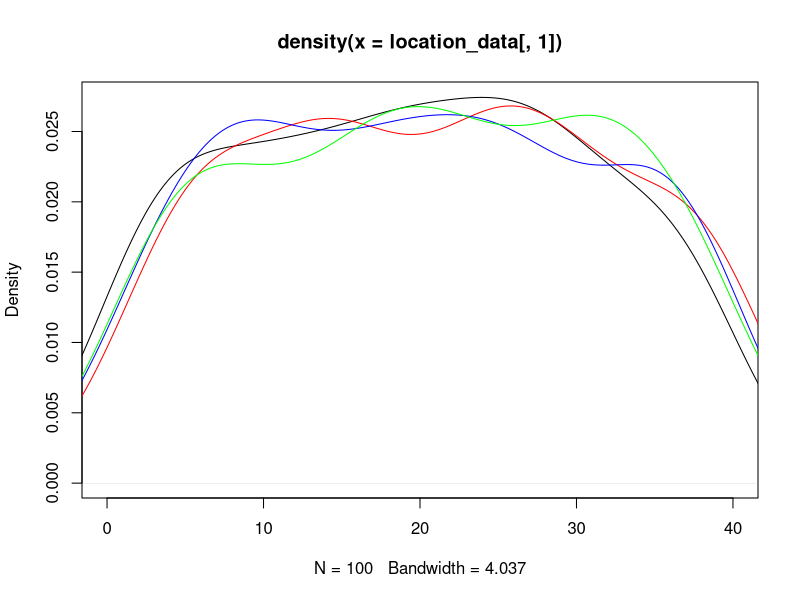
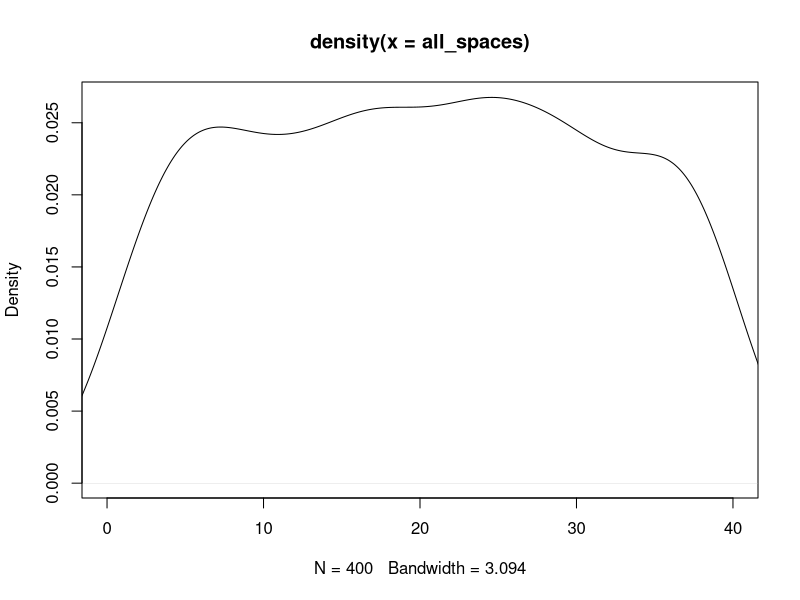

Write the R code that produced these figures, in order. (Note: this script raises an error after producing the figures.)
## ---- chunk 1
knitr::opts_chunk$set(echo = TRUE)
## ---- chunk 2
#libraries
library(dplyr)
library(ggplot2)
## ---- chunk 3
#Kayleigh
##LET'S GET MOVING

monopolyBoard <- read.csv("MonopolyBoard.csv", header = T)
monopolyBoard

# Using dice rolls to determine where a player will land on the board
#input: "location"; a number 1-40; where the player is on the board
#output: the amount of spaces the player will move until they are on their new location

#note that this is only accounting for standard dice rolls, no special rules yet...

lets_move = function(location) {
  dice_roll_1 <- sample(1:6, 1, replace = TRUE)
  dice_roll_2 <- sample(1:6, 1, replace = TRUE)
  
  roll_total <- sum(dice_roll_1, dice_roll_2)
  roll_double <- dice_roll_1 == dice_roll_2
  
    location = location + roll_total
    
  if (location <= 40) {
    location = location
  } else {
    location = location - 40
  }
  
  space = monopolyBoard$name[monopolyBoard$spaces == location]
  
  print("You're moving forward...")
  print(roll_total)
  
  print("You're on space...")
  print(location)
  
  #print(space) #This prints out the name of the space that they land on. 
}

#testers
lets_move(1)
lets_move(25)
lets_move(38)
lets_move(40)



#A function to move players around the board and to play Monopoly!
#input: "turns"; the amount of turns we should take
#output: a player's new location on the board

lets_play = function(turns) {
  location = 1
  print("Starting Location: GO!")
  for (i in 1:turns) {
    location = lets_move(location)
  }
  print("You've landed on...")
  return(location)
}



lets_play(10) #tester #in this example if you look at a reference monopoly board and "walk" your way around the board with each move being the number in each output, you'll land on the space on the board corresponding to the final output (when counting "GO" as 1 and/or 40) 

#testers 
#"lets_move" and "lets_play" have both been edited to print out phrases for each roll and move to make it easier to determine how the player is moving. 
#"You're moving forward..." gives the player's roll
#"You're on space..." is the players position after 1 turn/"lets_move"
  # Later try to switch this print statement to the name of the spot that the player is on 
#"You've landed on..." gives the final location after running "lets_play" for "x" turns.
  # Later try to switch this print statement to the name of the spot that the player is on 

lets_play(3)
lets_play(10)

## ---- chunk 4
##DOUBLE DOWN

##WORK IN PROGRESS

#A function using dice rolls to determine how many spaces a player will move with the additional rules for "doubles" in Monopoly
#input: "location"; a number 1-40 where the player is on the board
#outut: the number of spaces the player will move on the board, with the special case of rolling three "doubles" and landing in jail
double_down = function(location) {
  dice_roll_1 <- sample(1:6, 1, replace = TRUE)
  dice_roll_2 <- sample(1:6, 1, replace = TRUE)
  
  roll_total <- sum(dice_roll_1, dice_roll_2)
  roll_double <- dice_roll_1 == dice_roll_2
  
  print("roll was")
  print(roll_total)
    
  if (roll_double) {
    
    dice_roll_3 <- sample(1:6, 1, replace = TRUE)
    dice_roll_4 <- sample(1:6, 1, replace = TRUE)
    
    roll_total_2 <- sum(dice_roll_3, dice_roll_4)
    roll_double_2 <- dice_roll_3 == dice_roll_4
    
    print("roll double was")
    print(roll_total_2)

    
    if (roll_double_2) {
      dice_roll_5 <- sample(1:6, 1, replace = TRUE)
      dice_roll_6 <- sample(1:6, 1, replace = TRUE)
      
      roll_total_3 <- sum(dice_roll_5, dice_roll_6)
      roll_double_3 <- dice_roll_5 == dice_roll_6
      
      print("roll double was")
      print(roll_total_3)
      
      if (roll_double_3) {
        location = 11 #Jail
        print("doubles, doubles, doubles")
        print("You're going to JAIL!")
        
      } else {
        location = location + roll_total + roll_total_2 + roll_total_3
        print("doubles, doubles, not doubles")
        print("You're moving forward...")
        print(roll_total + roll_total_2 + roll_total_3)
      }
    } else {
      location = location + roll_total + roll_total_2
      print("doubles, not doubles")
      print("You're moving forward...")
      print(roll_total+roll_total_2)
    }
  } else {
    location = location + roll_total
    print("no doubles")
    print("You're moving forward...")
    print(roll_total)
  }

    
  if (location <= 40) {
    location = location
  } else {
    location = location - 40
  }

  
  print("You're on space...")
  print(location)
}

double_down(1)
#text out in the function is kinda funky right but it's just to make sure its working right
#In final version switch all dice rolls to sample(1:6,...)

## ---- chunk 5
##CHANCE AND COMMUNITY CHEST CARDS
Card_Numbers <- c(1, 2, 3, 4, 5, 6, 7, 8, 9, 10, 11, 12, 13, 14, 15, 16)

Chance_Cards <- c("Advance to Boardwalk", "Advance to Go (Collect $200)", "Advance to Illinois Avenue. If you pass Go, collect $200", "Advance to St. Charles Place. If you pass Go, collect $200", "Advance to the nearest Railroad. If unowned, you may buy it from the Bank. If owned, pay owner twice the rental to which they are otherwise entitled", "Advance to the nearest Railroad. If unowned, you may buy it from the Bank. If owned, pay owner twice the rental to which they are otherwise entitled", "Advance token to nearest Utility. If unowned, you may buy it from the Bank. If owned, throw dice and pay owner a total ten times amount thrown", "Bank pays you dividend of $50", "Get Out of Jail Free", "Go Back 3 Spaces", "Go to Jail. Go directly to Jail, do not pass Go, do not collect $200", "Make general repairs on all your property. For each house pay $25. For each hotel pay $100", "Speeding fine $15", "Take a trip to Reading Railroad. If you pass Go, collect $200", "You have been elected Chairman of the Board. Pay each player $50", "Your building loan matures. Collect $150")

Chance <- data.frame(Chance_Cards, Card_Numbers)
Chance
##Chance cards to move a player to a new space:
  #1 -> Advance to Boardwalk (space 40)
  #2 -> Advance to Go (space 1)
  #3 -> Advance to Illinois Avenue (space 25)
  #4 -> Advance to St. Charles Place (space 12)
  #5 -> Advance to nearest Railroad (space(s) 6, 16, 26, 36)
  #6 -> Advance to nearest Railraod (space(s) 6, 16, 26, 36)
  #7 -> Advance to nearest Utility (space(s) 13, 29)
  #11 -> Go to Jail (space 11)
  #14 -> Take a trip to Reading Railroad (space 6)

Community_Chest_Cards <- c("Advance to Go (Collect $200)", "Bank error in your favor. Collect $200", "Doctor’s fee. Pay $50", "From sale of stock you get $50", "Get Out of Jail Free", "Go to Jail. Go directly to jail, do not pass Go, do not collect $200", "Holiday fund matures. Receive $100", "Income tax refund. Collect $20", "It is your birthday. Collect $10 from every player", "Life insurance matures. Collect $100", "Pay hospital fees of $100", "Pay school fees of $50", "Receive $25 consultancy fee", "You are assessed for street repair. $40 per house. $115 per hotel", "You have won second prize in a beauty contest. Collect $10", "You inherit $100")

Community_Chest <- data.frame(Community_Chest_Cards, Card_Numbers)
Community_Chest

##Community Chest Cards that move a player to a new space:
  #1 -> Advance to GO (space 1)
  #5 -> Go to Jail (space 11)

## ---- chunk 6
# heidi

#the function "who_goes_first" simulates the initial roll before the game begins in order to determine which player goes first
# input is a number of how many players are going to be playing
# output is the value of each players roll and the player that will start the game based on who had the highest roll
who_goes_first <- function(num_players){
  initial_rolls <- c()
  for (i in 1:num_players) {
    player_i_roll <- sum(sample(1:6, 2, replace=TRUE))
    initial_rolls <- c(initial_rolls, player_i_roll) # vector of every player's roll
    print(paste("Player", i, "rolled", player_i_roll))
  }
  cat("\n")
  if(sum(initial_rolls == max(initial_rolls)) >= 2){
    while (sum(initial_rolls == max(initial_rolls)) >= 2) { # if players tied for highest number
      tied_players <- which(initial_rolls==max(initial_rolls)) # identify which players tied
      print("It's a tie! Roll again")
      cat("\n")
      tie_breaker_rolls <- c()
      for (i in tied_players) { # tied players roll again
       player_i_roll2 <- sum(sample(1:6, 2, replace=TRUE))
       tie_breaker_rolls <- c(tie_breaker_rolls, player_i_roll2)
       print(paste("Player", i, "rolled", player_i_roll2))
      }
      initial_rolls <- tie_breaker_rolls
      highest_roll <- max(tie_breaker_rolls)
      highest_player2 <- tied_players[which(tie_breaker_rolls == highest_roll)]
    }
    cat("\n")
    print(paste("Player", highest_player2, "goes first!"))
  }
  else {
    highest_player <- which.max(initial_rolls) # who rolled the highest number
    print(paste("Player", highest_player, "goes first!"))
  }
}

who_goes_first(4) # test function

## ---- chunk 7
# Olivia
# Website for data: https://stat-jet-asu.github.io/Datasets/InstructorDescriptions/monopoly.html

monopolyBoard <- read.csv("MonopolyBoard.csv", header = T)
head(monopolyBoard)

# This section is for question number 2

# Kayleigh's lets_play function from above incorporating players and density plots
# uses lets_move function from above
# input: turns, # of turns to iterate through; players, number of players (2-4)
# output: density plot with a line for each player's frequency of spaces landed on 
# & density plot for the combined frequency of spaces landed on for all players

lets_play = function(turns, players) {
  location_data <- as.data.frame(matrix(nrow = turns, ncol = players))
  
for (j in 1:players) {
  location = 1
  
  for (i in 1:turns) {
    
    location = lets_move(location)
    location_data[i,j] <- location
    }
  }
  
  # creates density plot of frequency of landing on each space for each player
  plot(density(location_data[,1]), xlim = c(0,40), col = "black")
  
  colors <- c("red", "blue", "green")
  
  for (k in 2:players) {
  lines(density(location_data[,k]), col = colors[k-1]) # adds a density line for each player after the first
  }
  
  # creates density plot for total frequency landing on each space (all players spaces included)
  all_spaces <- as.vector(as.matrix(location_data))
  plot(density(all_spaces), xlim = c(0,40), col = "black")
}
lets_play(100, 4)

## ---- chunk 8
who_goes_first2 <- function(num_players){
  initial_rolls <- c()
  for (i in 1:num_players) {
    player_i_roll <- sum(sample(1:6, 2, replace=TRUE))
    initial_rolls <- c(initial_rolls, player_i_roll) # vector of every player's roll
#    print(paste("Player", i, "rolled", player_i_roll))
  }
  cat("\n")
  if(sum(initial_rolls == max(initial_rolls)) >= 2){
    while (sum(initial_rolls == max(initial_rolls)) >= 2) { # if players tied for highest number
      tied_players <- which(initial_rolls==max(initial_rolls)) # identify which players tied
#      print("It's a tie! Roll again")
#      cat("\n")
      tie_breaker_rolls <- c()
      for (i in tied_players) { # tied players roll again
       player_i_roll2 <- sum(sample(1:6, 2, replace=TRUE))
       tie_breaker_rolls <- c(tie_breaker_rolls, player_i_roll2)
#       print(paste("Player", i, "rolled", player_i_roll2))
      }
      initial_rolls <- tie_breaker_rolls
      highest_roll <- max(tie_breaker_rolls)
      highest_player2 <- tied_players[which(tie_breaker_rolls == highest_roll)]
    }
#    cat("\n")
#    print(paste("Player", highest_player2, "goes first!"))
  }
  else {
    highest_player <- which.max(initial_rolls) # who rolled the highest number
#    print(paste("Player", highest_player, "goes first!"))
#    return(highest_player)
  
    
  # creating player order
  player_order <- length(num_players)
  player_order[1] <- as.integer(highest_player)

 for (j in 2:num_players) {
    
  player_order[j] <- as.integer(player_order[j-1] + 1)
  if (player_order[j] > num_players) {
    player_order[j] <- 1
  }
 }
  print(player_order)
  }
  
  playerlist <- (list(highest_player, player_order))
  return(playerlist)
}

#who_goes_first2(4)

## ---- chunk 9
# Question number 3 -- including jail and double rolls

lets_move2 = function(location) {
  dice_roll_1 <- sample(1:6, 1, replace = TRUE)
  dice_roll_2 <- sample(1:6, 1, replace = TRUE)
  
  roll_total <- sum(dice_roll_1, dice_roll_2)
  roll_double <- dice_roll_1 == dice_roll_2
  
    location = location + roll_total # updates location to be previous location + roll total
    double3 = "false" # double3 is assigned "true" if the player double rolls 3x (as seen in if statement below), otherwise it is assigned "false" 
    
  # first double roll -> roll again
  if (roll_double == TRUE) {
    dice_roll_3 <- sample(1:6, 1, replace = TRUE)
    dice_roll_4 <- sample(1:6, 1, replace = TRUE)
    
    roll_total2 <- sum(dice_roll_3, dice_roll_4)
    roll_double2 <- dice_roll_3 == dice_roll_4
    
    location = location + roll_total2
    double3 = "false"
    
    # if player is at a location past 40, subtract 40 so they go back to the GO space at location "41"
    # this is included in each if statement below so that it applies if player has to roll again
    if (location <= 40) {
      location = location
    } else {
      location = location - 40
    }
     
      # second double roll -> roll again
      if (roll_double2 == TRUE) {
        dice_roll_5 <- sample(1:6, 1, replace = TRUE)
        dice_roll_6 <- sample(1:6, 1, replace = TRUE)
    
        roll_total3 <- sum(dice_roll_5, dice_roll_6)
        roll_double3 <- dice_roll_5 == dice_roll_6
    
        location = location + roll_total3
        double3 = "false"
        
        if (location <= 40) {
          location = location
        } else {
          location = location - 40
        }
        
        # third double roll -> go to jail
          if (roll_double3 == TRUE) {
            location = monopolyBoard$spaces[monopolyBoard$name == "Jail"]
            double3 = "true"
          }
      }
  }  
    
  if (location <= 40) {
    location = location
  } else {
    location = location - 40
  }
  
  listdata <- (list(location, double3)) # creates list for outputs "location" and "double3"
  # if you need to access location from this function, use lets_move2(location)[[1]]
  # if you need to access double3, use lets_move2(double3)[[2]]
  return(listdata)
  
}


# lets_play2 is currently set up to have each player go thru all their turns and then move onto the next player
# probably need to fix this for question 5

## ---- chunk 10

lets_play2 = function(turns, players) {
  
  
  location_data <- as.data.frame(matrix(nrow = turns, ncol = players)) # dataframe will keep data for locations of players for each turn
  double3data <- as.data.frame(matrix(nrow = turns, ncol = players)) # dataframe will say "true" if player double rolled 3x (which lands them in jail) and "false" if they didn't double roll 3x
  
    # puts players in order
    colnames(location_data) <- who_goes_first2(players)[[2]]
  
    location = 1 # each player starts at location 1
    location_data[1,] <- location
    double3 = 0 # initializing "double3" which will be later assigned a "true" or "false" based on if player double rolled 3x
  
    for (i in 2:turns) { # iterates through number of turns
      
        for (j in 1:players) { # rotates through each player
          
        location = lets_move2(location_data[i-1,j])[[1]] # takes location from lets_move2 function and assigns it to location
        location_data[i,j] <- as.integer(location) # puts location value into the dataframe of locations for each player
        double3data[i,j] <- lets_move2(double3)[[2]] # takes "true" or "false" value from double3 and adds it to double3data dataframe
        
      # deals with landing in jail from "go to jail" space and staying there for next 3 turns
      if (31 %in% location_data[i-1,j]) { # if you landed on 31 in the last turn (i-1 turn), you go to jail (space 11) for the ith turn
        location <- 11
        location_data[i,j] <- as.integer(location) # new location is 11
      } else if (11 %in% location_data[i-1,j] & 31 %in% location_data[i-2,j]) { # if you were on space 11 last turn AND you were on space 31 2 turns ago, you stay in jail (space 11) for turn i
        location <- 11
        location_data[i,j] <- as.integer(location)  
      } else if (11 %in% location_data[i-2,j] & 31 %in% location_data[i-3,j]) {
        location <- 11
        location_data[i,j] <- as.integer(location)
      }
        
      # landing in jail from 3x double roll and staying there for next 3 turns
      if (11 %in% location_data[i,j] & "true" %in% double3data[i-1,j]) { # if player's location is 11 (jail) and double3data is"true" (player double rolled 3x), player stays in jail. all 3 if/else if statements keep player in jail for the next 3 turns
        location <- 11
        location_data[i,j] <- as.integer(location)
      } else if (11 %in% location_data[i-1,j] & "true" %in% double3data[i-2,j]) { # 
        location <- 11
        location_data[i,j] <- as.integer(location)
      } else if (11 %in% location_data[i-2,j] & "true" %in% double3data[i-3,j]) {
        location <- 11
        location_data[i,j] <- as.integer(location)
      }
        
    }
  }
  print(location_data)
  
  # creates density plot of frequency of landing on each space for each player
  plot(density(location_data[,1]), xlim = c(0,40), col = "black")
  
  colors <- c("red", "blue", "green")
  
  for (k in 2:players) {
    lines(density(location_data[,k]), col = colors[k-1]) # adds a density line for each player after the first
  }
  
  # creates density plot for total frequency landing on each space (all players spaces included)
  all_spaces <- as.vector(as.matrix(location_data))
  plot(density(all_spaces), xlim = c(0,40), col = "black")
  
}
 
lets_play2(10, 3)

location_data

# how should we go about recording spaces landed on when double rolls occur?

## ---- chunk 11

# Figure out how to have players pay and recieve money from landing on chance and community chest spaces


## ---- chunk 12
#4 - Kayleigh and Maddie 
#Chance - spaces 8, 23, 37
#Community Chest - spaces 3, 18, 34
Chance

Drawing_Chance = function(location) {
  location = location
  draw_card <- sample(1:16, 1, replace = TRUE)
  player_card <- Chance$Chance_Cards[draw_card]
  print(player_card)

  
      if(draw_card == 1) {
        location = 1
      }
      
      if(draw_card == 2) {
        location = 1
      }
      
      if(draw_card == 3) {
        location = 25
      }
  
      if(draw_card == 4){
        location = 12
      }
    
      if(draw_card == 5){
        if(location >= 37 && location <= 5){
              location = 6
            } else {
              if (location >= 6 && location <= 15){
                location = 16
              } else {
                if(location >= 16 && location <= 25){
                  location = 26
                } else {
                  location = 36
                }
              }
            }
    }
  
    if(draw_card == 6){
        if(location >= 37 && location <= 5){
              location = 6
            } else {
              if (location >= 6 && location <= 15){
                location = 16
              } else {
                if(location >= 16 && location <= 25){
                  location = 26
                } else {
                  location = 36
                }
              }
            }
    }
  
    if(draw_card == 7){
        if(location >= 29 && location <= 12){
              location = 13
            } else {
              location = 29
    }
  }
  
    if(draw_card == 11) {
      location = 11
    }
  
    if(draw_card == 14) {
      location = 6
    }
  
    if(draw_card == 10) {
      location = location - 3
    }
  
    location = location
    return(location)
}

Drawing_Chance(8)
Drawing_Chance(23)
Drawing_Chance(37)

Drawing_Community_Chest = function(location) {
  location = location
  draw_card_chest <- sample(1:16, 1, replace = TRUE)
  player_card_chest <- Community_Chest$Community_Chest_Cards[draw_card_chest]
  print(player_card_chest)
  print(location)
  
  if (draw_card_chest == 1) {
    location = 1
  } else {
    if (draw_card_chest == 6) {
    location = 11
    } else {
      location = location
    }
  
  }
  
  location = location 
  return(location)
}

Drawing_Community_Chest(3)
Drawing_Community_Chest(18)
Drawing_Community_Chest(34)

lets_move3 = function(location) {
  dice_roll_1 <- sample(1:6, 1, replace = TRUE)
  dice_roll_2 <- sample(1:6, 1, replace = TRUE)
  
  roll_total <- sum(dice_roll_1, dice_roll_2)
  roll_double <- dice_roll_1 == dice_roll_2
  
    location = location + roll_total
    double3 = "false"
  
  print("your roll total is...")
  print(roll_total)

  if (location <= 40) {
      location = location
  } else {
      location = location - 40
  }
   
  print("your location is...")
  print(location)
  
  if(location == 8 || location == 23 || location == 27) {
    location = Drawing_Chance(location)
    print("your location is...")
    print(location)
  }
  
  if(location == 3 || location == 18 || location == 34) {
    location = Drawing_Community_Chest(location)
    print("your location is...")
    print(location)
  }
    
  # first double roll -> roll again
  if (roll_double == TRUE) {
    dice_roll_3 <- sample(1:6, 1, replace = TRUE)
    dice_roll_4 <- sample(1:6, 1, replace = TRUE)
    
    roll_total2 <- sum(dice_roll_3, dice_roll_4)
    roll_double2 <- dice_roll_3 == dice_roll_4
    
    location = location + roll_total2
    double3 = "false"
    print("1 double")
    
    if (location <= 40) {
      location = location
    } else {
      location = location - 40
    }
    
    
    if(location == 8 || location == 23 || location == 27) {
    location = Drawing_Chance(location)
    }
  
  if(location == 3 || location == 18 || location == 34) {
    location = Drawing_Community_Chest(location)
    }
     
      # second double roll -> roll again
      if (roll_double2 == TRUE) {
        dice_roll_5 <- sample(1:6, 1, replace = TRUE)
        dice_roll_6 <- sample(1:6, 1, replace = TRUE)
    
        roll_total3 <- sum(dice_roll_5, dice_roll_6)
        roll_double3 <- dice_roll_5 == dice_roll_6
    
        location = location + roll_total3
        double3 = "false"
        print("2 doubles")
        
        if (location <= 40) {
          location = location
        } else {
          location = location - 40
        }
        
        if(location == 8 || location == 23 || location == 27) {
          location = Drawing_Chance(location)
        }
  
        if(location == 3 || location == 18 || location == 34) {
          location = Drawing_Community_Chest(location)
         
        }
        
        # third double roll -> go to jail
          if (roll_double3 == TRUE) {
            location = monopolyBoard$spaces[monopolyBoard$name == "Jail"]
            double3 = "true"
            print("three doubles")
          }
      }
  }  
   
  location = location 
  
  print("your location is...")
  print(location)
  listdata <- (list(location, double3))
  return(listdata)
  
}

lets_move3(1)

lets_play3 = function(turns, players) {
  
  location_data <- as.data.frame(matrix(nrow = turns, ncol = players))
  double3data <- as.data.frame(matrix(nrow = turns, ncol = players))
  
  for (j in 1:players) {
    location = 1
    double3 = 0
  
    for (i in 1:turns) {
      
        location = lets_move2(location)[[1]]
        location_data[i,j] <- as.integer(location)
        double3data[i,j] <- lets_move3(double3)[[2]]
        
      # deals with landing in jail from "go to jail" space and staying there for next 3 turns
      if (31 %in% location_data[i-1,j]) { # if you land on 31 (go to jail), next location is in jail (space 11)
        location <- 11
        location_data[i,j] <- as.integer(location)
      } else if (11 %in% location_data[i-1,j] & 31 %in% location_data[i-2,j]) {
        location <- 11
        location_data[i,j] <- as.integer(location)
      } else if (11 %in% location_data[i-2,j] & 31 %in% location_data[i-3,j]) {
        location <- 11
        location_data[i,j] <- as.integer(location)
      }
        
      # landing in jail from 3x double roll and staying there for next 3 turns
      if (11 %in% location_data[i,j] & "true" %in% double3data[i-1,j]) { # "true" means player double rolled 3x -> jail
        location <- 11
        location_data[i,j] <- as.integer(location)
      } else if (11 %in% location_data[i-1,j] & "true" %in% double3data[i-2,j]) { # 
        location <- 11
        location_data[i,j] <- as.integer(location)
      } else if (11 %in% location_data[i-2,j] & "true" %in% double3data[i-3,j]) {
        location <- 11
        location_data[i,j] <- as.integer(location)
      }
        
    }
  }
  #print(location_data)
  
  # creates density plot of frequency of landing on each space for each player
  plot(density(location_data[,1]), xlim = c(0,40), col = "black")
  plot(location_data[,1], xlim= c(0,40), col="black", type="h", xlab="Spaces", ylab="Frequency", main="Frequency of Landing on Each Space for Each Player")
  
  colors <- c("red", "blue", "green")
  
  for (k in 2:players) {
    lines(density(location_data[,k]), col = colors[k-1]) # adds a density line for each player after the first
  }
  
  # creates density plot for total frequency landing on each space (all players spaces included)
  all_spaces <- as.vector(as.matrix(location_data))
  plot(density(all_spaces), xlim = c(0,40), col = "black")
  
}
## ---- chunk 13

#use lets_move2 for freq plot

 
## ---- chunk 14
#hello
dice_roll <- sum(sample(1:6, 2, replace = TRUE))
dice_roll

#Need to figure out how to exchange money between players
Chance_Money <- function(Player_Bank){
  Player_Bank = Player_Bank
  draw_card <- sample(1:16, 1, replace = TRUE)
  player_card <- Chance$Chance_Cards[draw_card]
  print(player_card)
  
  if(draw_card == 2){
    Player_Bank = Player_Bank + 200
  }
  #Advance to Illinois Ave. If you pass Go collect $200
  if(draw_card == 3){
    if(location > 25 && location <= 40){
      Player_Bank = Player_Bank + 200
    }else{
      Player_Bank = Player_Bank
    }
  }
  
  #Advance to St. Charles Place. If you pass Go, collect $200
  
  
  if(draw_card == 8){
    Player_Bank = Player_Bank + 50
  }
  
  if(draw_card == 12){
    if(properties == 5){
      Player_Bank = Player_Bank - 125
    }
    if(properties == 6){
      Player_Bank = Player_Bank - 150
    }
  }
  
  if(draw_card == 13){
    Player_Bank = Player_Bank - 15
  }
  
  if(draw_card == 16){
    Player_Bank = Player_Bank + 150
  }
}

#Need to figure out how to exchange money between players
Community_Chest_Money <- function(Player_Bank){
  Player_Bank = Player_Bank
  draw_card <- sample(1:16, 1, replace = TRUE)
  player_card <- Community_Chest$Community_Chest_Cards[draw_card]
  print(player_card)
  
  if(draw_card == 1){
    Player_Bank = Player_Bank + 200
  }
  
  if(draw_card == 2){
    Player_Bank = Player_Bank + 200
  }
  
  if(draw_card == 3){
    Player_Bank = Player_Bank - 50
  }
  
  if(draw_card == 4){
    Player_Bank = Player_Bank + 50
  }
  
  if(draw_card == 7){
    Player_Bank = Player_Bank + 100
  }
  
  if(draw_card == 8){
    Player_Bank = Player_Bank + 20
  }
  
  if(draw_card == 10){
    Player_Bank = Player_Bank + 100
  }
  
  if(draw_card == 11){
    Player_Bank = Player_Bank - 100
  }
  
  if(draw_card == 12){
    Player_Bank = Player_Bank - 50
  }
  
  if(draw_card == 13){
    Player_Bank = Player_Bank + 25
  }
  
  if(draw_card == 15){
    Player_Bank = Player_Bank + 10
  }
  
  if(draw_card == 16){
    Player_Bank = Player_Bank + 100
  }
}

Chance
Community_Chest
## ---- chunk 15
Players <- c("Player 1", "Player 2", "Player 3", "Player 4")
Player_Bank <- c("1250", "1250", "1250", "1250")

The_Players <- data.frame(Players, Player_Bank)
The_Players

monopolyBoard

Property <- c("Mediterranean", "Baltic", "Reading Railroad", "Oriental", "Vermot", "Connecticut", "St. Charles", "Electric Company", "States", "Virginia", "Pennsylvania Railroad", "St. James", "Tennessee", "New York", "Kentucky", "Indiana", "Illinios", "B&O Railroad", "Atlantic", "Ventnor", "Water Works", "Marvin Gardens", "Pacific", "N. Carolina", "Pennsylvania", "Short Line Railroad", "Park Place", "Boardwalk")
Property_Status <- c("Unowned", "Unowned", "Unowned", "Unowned", "Unowned", "Unowned", "Unowned", "Unowned", "Unowned", "Unowned", "Unowned", "Unowned", "Unowned", "Unowned", "Unowned", "Unowned", "Unowned", "Unowned", "Unowned", "Unowned", "Unowned", "Unowned", "Unowned", "Unowned", "Unowned", "Unowned", "Unowned", "Unowned")

The_Properties <- data.frame(Property, Property_Status)
The_Properties

## ---- chunk 16
library(tidyverse)
assigning_properties <- function( ){
  smpl <- sample(1:28, 28, replace = FALSE)
  smpl
  property_order <- data.frame(smpl)
  property_order
}

Owned_Spaces <- sample(1:28, 28, replace = FALSE)
Owned_Spaces
Players <- c("Player 1", "Player 2", "Player 3", "Player 4")
Player_Bank <- c("1250", "1250", "1250", "1250")

The_Players <- data.frame(Players, Player_Bank)
The_Players

The_Players_Owned <- data.frame(Players, Owned_Spaces)
The_Players_Owned <- The_Players_Owned %>% pivot_wider(names_from = Players, values_from = Owned_Spaces)

The_Players_Owned[[1]]
The_Players_Owned[[2]]
The_Players_Owned[[3]]


lets_play3 = function(turns, players) {
  
  location_data <- as.data.frame(matrix(nrow = turns, ncol = players))
  double3data <- as.data.frame(matrix(nrow = turns, ncol = players))
  
  for (j in 1:players) {
    location = 1
    double3 = 0
    
    
    for (i in 1:turns) {
      
        location = lets_move2(location)[[1]]
        location_data[i,j] <- as.integer(location)
        double3data[i,j] <- lets_move3(double3)[[2]]
        
      # deals with landing in jail from "go to jail" space and staying there for next 3 turns
      if (31 %in% location_data[i-1,j]) { # if you land on 31 (go to jail), next location is in jail (space 11)
        location <- 11
        location_data[i,j] <- as.integer(location)
      } else if (11 %in% location_data[i-1,j] & 31 %in% location_data[i-2,j]) {
        location <- 11
        location_data[i,j] <- as.integer(location)
      } else if (11 %in% location_data[i-2,j] & 31 %in% location_data[i-3,j]) {
        location <- 11
        location_data[i,j] <- as.integer(location)
      }
        
      # landing in jail from 3x double roll and staying there for next 3 turns
      if (11 %in% location_data[i,j] & "true" %in% double3data[i-1,j]) { # "true" means player double rolled 3x -> jail
        location <- 11
        location_data[i,j] <- as.integer(location)
      } else if (11 %in% location_data[i-1,j] & "true" %in% double3data[i-2,j]) { # 
        location <- 11
        location_data[i,j] <- as.integer(location)
      } else if (11 %in% location_data[i-2,j] & "true" %in% double3data[i-3,j]) {
        location <- 11
        location_data[i,j] <- as.integer(location)
      }
        
    }
  }
  #print(location_data)
  
  # creates density plot of frequency of landing on each space for each player
  plot(density(location_data[,1]), xlim = c(0,40), col = "black")
  
  colors <- c("red", "blue", "green")
  
  for (k in 2:players) {
    lines(density(location_data[,k]), col = colors[k-1]) # adds a density line for each player after the first
  }
  
  # creates density plot for total frequency landing on each space (all players spaces included)
  all_spaces <- as.vector(as.matrix(location_data))
  plot(density(all_spaces), xlim = c(0,40), col = "black")
  
}
## ---- chunk 17
Players <- c("Player 1", "Player 2", "Player 3", "Player 4")
Player_Bank <- c(1250, 1250, 1250, 1250)
The_Players <- data.frame(Players, Player_Bank)

Property <- c("Mediterranean", "Baltic", "Reading Railroad", "Oriental", "Vermot", "Connecticut", "St. Charles", "Electric Company", "States", "Virginia", "Pennsylvania Railroad", "St. James", "Tennessee", "New York", "Kentucky", "Indiana", "Illinios", "B&O Railroad", "Atlantic", "Ventnor", "Water Works", "Marvin Gardens", "Pacific", "N. Carolina", "Pennsylvania", "Short Line Railroad", "Park Place", "Boardwalk")
Owned_By_Player <- sample(1:4, 28, replace = TRUE)
Space <- c(2, 4, 6, 7, 9, 10, 12, 13, 14, 15, 16, 17, 19, 20, 22, 24, 25, 26, 27, 28, 29, 30, 32, 33, 35, 36, 38, 40)
Property_Statuses <- data.frame(Property, Space, Owned_By_Player)


Updating_Player_Bank <- function(location) {
  if(location == 2 || location == 4 || location == 6 || location == 7 || location == 9 || location == 10 || location == 12 || location == 13 || location == 14 || location == 15 || location == 16 || location == 17 || location == 19 || location == 20 || location == 22 || location == 24 || location == 25 || location == 26 || location == 27 || location == 28 || location == 29 || location == 30 || location == 32 || location == 33 || location == 35 || location == 36 || location == 38 || location == 40){
    location = location
    spot <- which(Property_Statuses$Space == location)
    cost <- which(monopolyBoard$spaces == location)
    player <- Property_Statuses$Owned_By_Player[spot]
    The_Players$Player_Bank[player] <- The_Players$Player_Bank[player] + monopolyBoard$cost[cost]
    The_Players$Player_Bank[player]
  }
}
